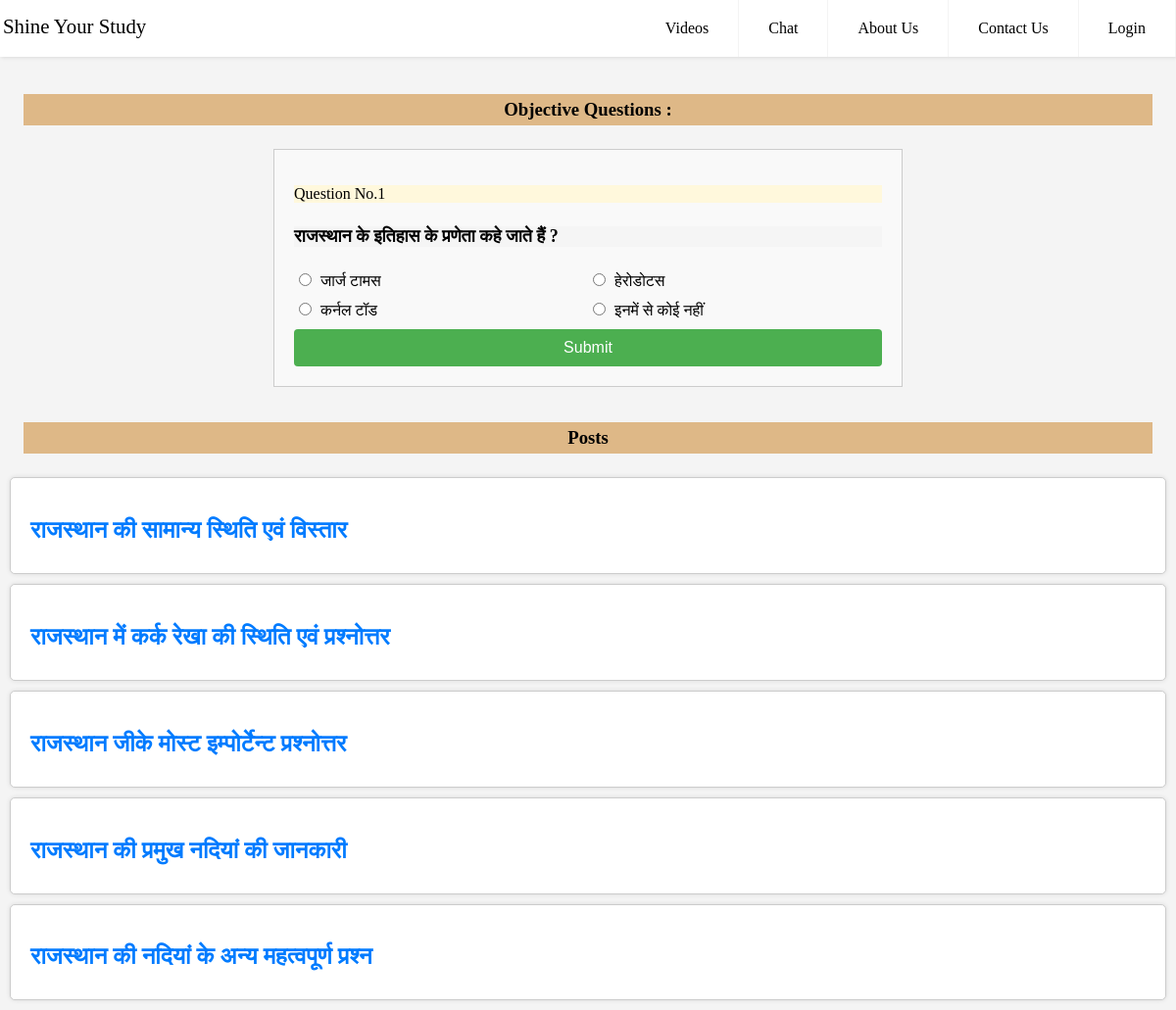
The page / on the database its author committed.
### myapp/models.py (models this page shows, shortened)
class Question(models.Model):
    que = models.CharField(max_length=120)
    a = models.CharField(max_length=20)
    b = models.CharField(max_length=20)
    c = models.CharField(max_length=20)
    d = models.CharField(max_length=20)
    ans = models.CharField(max_length=20)

class Post(models.Model):
    name = models.CharField(max_length=100)
    comment = models.CharField(max_length=1000)

### myapp/views.py (the view)
def home(request):
    post = Post.objects.all()
    ans = Question.objects.all()
    z = 1
    a = ans[0]
    return render(request, "myapp/home.html", { "post": post, "z": z, "a": a })

### myapp/templates/myapp/home.html (shortened to what this page needs)
{% extends 'myapp/layout.html' %}
{% block body %}
    <br><br>
    <h3>Objective Questions :</h3>
    <form action="/react/{{z}}" method="post">
        <p style="background-color: cornsilk;">Question No.{{ a.id }}</p>
        <h4 style="background-color: whitesmoke; font-size: large;">{{ a.que }}</h4>
        <div class="options-container">
            <div class="column">
                <label>
                    <input type="radio" name="a" value="{{a.a}}">
                    {{a.a}}
                </label>
                <label>
                    <input type="radio" name="a" value="{{a.b}}">
                    {{a.b}}
                </label>
            </div>
            <div class="column">
                <label>
                    <input type="radio" name="a" value="{{a.c}}">
                    {{a.c}}
                </label>
                <label>
                    <input type="radio" name="a" value="{{a.d}}">
                    {{a.d}}
                </label>
            </div>
        </div>
        <input type="submit" value="Submit">
    </form>
    <h3>Posts</h3>
    {% for posts in post %}
    <a style="text-decoration: none;" href="/post/{{posts.id}}"><div class="post">
        <h2>{{ posts.name }}</h2>
    </div></a>
    {% endfor %}
{% endblock %}

### myapp/templates/myapp/layout.html (style rules this page uses)
body { margin: 0; font-family: 'Droid Serif', serif; background-color: #f4f4f4; }
a { color: #000; }
form { max-width: 600px; margin: 0 auto; background-color: #f9f9f9; border: 1px solid #ccc; padding: 20px; margin-bottom: 3%; }
h2 { font-size: 24px; margin-bottom: 10px; }
h3 { text-align: center; background-color: burlywood; margin: 2%; padding: 5px; }
.options-container { display: flex; justify-content: space-between; }
.column { flex: 1; margin-right: 20px; }
input[type="radio"] { margin-right: 5px; }
label { display: block; margin-bottom: 10px; }
input[type="submit"] { width: 100%; padding: 10px 15px; font-size: 16px; background-color: #4CAF50; color: #fff; border: none; border-radius: 4px; cursor: pointer; transition: background-color 0.3s ease; }
.post { background-color: #fff; border: 1px solid #ccc; border-radius: 5px; padding: 20px; margin: 10px; box-shadow: 0 0 5px rgba(0, 0, 0, 0.1); }
.post h2 { color: #007bff; margin-bottom: 10px; }

### rows shown on the page
Question: id "1", que "राजस्थान के इतिहास के प्रणेता कहे जाते हैं ?", a "जार्ज टामस", b "कर्नल टॉड", c "हेरोडोटस", d "इनमें से कोई नहीं"
Post: name "राजस्थान की सामान्य स्थिति एवं विस्तार"
Post: name "राजस्थान में कर्क रेखा की स्थिति एवं प्रश्नोत्तर"
Post: name "राजस्थान जीके मोस्ट इम्पोर्टेन्ट प्रश्नोत्तर"
Post: name "राजस्थान की प्रमुख नदियां की जानकारी"
Post: name "राजस्थान की नदियां के अन्य महत्वपूर्ण प्रश्न"
